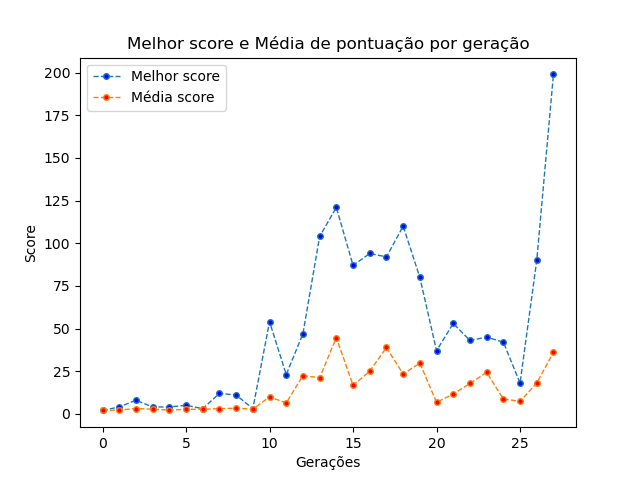

The script that drew this image:
import numpy as np
import matplotlib.pyplot as plt

Y_BestScore = np.load('data/general/best_scores.npy')

X_Geracoes = np.arange(Y_BestScore.shape[0])

Y_AverageScore = np.load('data/general/average_scores.npy')



plt.plot(X_Geracoes, Y_BestScore, label="Melhor score", linestyle='dashed', linewidth = 1,
         marker='o', markerfacecolor='blue', markersize=4)
plt.plot(X_Geracoes, Y_AverageScore, label="Média score", linestyle='dashed', linewidth = 1,
         marker='o', markerfacecolor='red', markersize=4)

# naming the x axis
plt.xlabel('Gerações')
# naming the y axis
plt.ylabel('Score')
# giving a title to my graph
plt.title('Melhor score e Média de pontuação por geração')
  
# show a legend on the plot
plt.legend()
  
# function to show the plot
plt.show()
